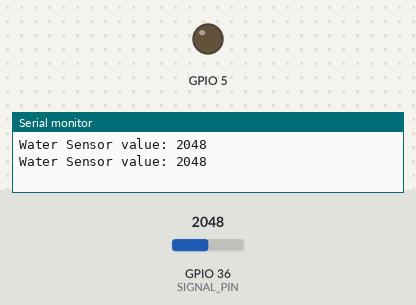
Simulated run of this sketch. Board: ESP32. Parts: output pins drawn as LEDs (lit = HIGH), the last lines printed to the serial monitor. Inputs (shaded band) come from the test bench; at power-on: GPIO 36 (SIGNAL_PIN) = 2048. Pins used as bus, display or sensor lines are not drawn.

Above: at 1.8 s.
1.9 s: GPIO 36 (SIGNAL_PIN) set to 829
3.4 s: GPIO 36 (SIGNAL_PIN) set to 754
At 5.2 s:
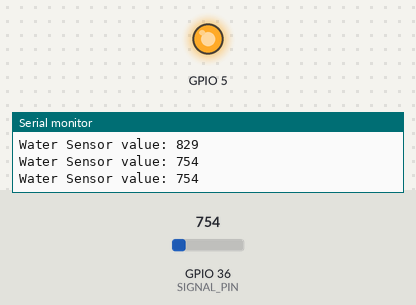
5.5 s: GPIO 36 (SIGNAL_PIN) set to 840
At 6.5 s:
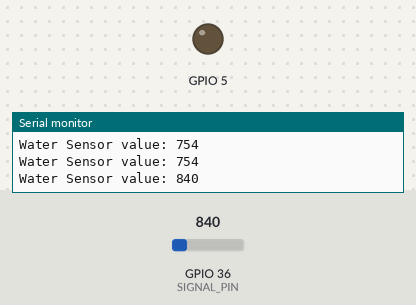
7.5 s: GPIO 36 (SIGNAL_PIN) set to 760
At 8.7 s:
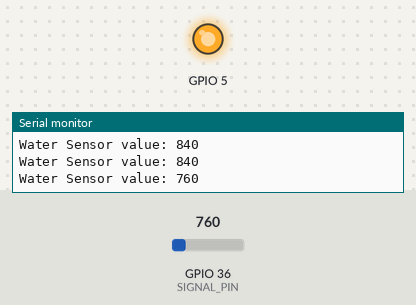
Timing chart, 0 to 10.5 s (numbered marks = the images above; inputs shaded):
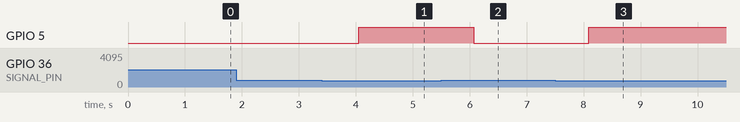

Measured:
- the behaviour switches between 800 and 799 on GPIO 36 (SIGNAL_PIN) (found by bisection; images 0 and 1)
- after the input at 3.4 s, GPIO 5: LOW → HIGH after 0.65 s
- after the input at 5.5 s, GPIO 5: HIGH → LOW after 0.57 s
- after the input at 7.5 s, GPIO 5: LOW → HIGH after 0.59 s

The sketch:

water_esp32.ino
```cpp
#define POWER_PIN  17
#define SIGNAL_PIN 36

int value = 0; // variable to store the sensor value

void setup() {
  Serial.begin(9600);
  pinMode(POWER_PIN, OUTPUT);   // configure D17 pin as an OUTPUT
  digitalWrite(POWER_PIN, LOW); // Set to LOW so no power flows through the sensor
  pinMode(5, OUTPUT);
}

void loop() {
  digitalWrite(POWER_PIN, HIGH);  // turn the sensor ON
  delay(10);                      // wait 10 milliseconds
  value = analogRead(SIGNAL_PIN); // read the analog value from sensor

  // just setting a condition to indicate that if water level is very low or tank is about to be empty, turn LED ON.
  if(value>=800)
  {

  digitalWrite (5 ,LOW);
  }
  else
  {
  digitalWrite (5 ,HIGH);
  }

  digitalWrite(POWER_PIN, LOW);   // turn the sensor OFF

  Serial.print("Water Sensor value: ");
  Serial.println(value);

  delay(1000);
}
```
